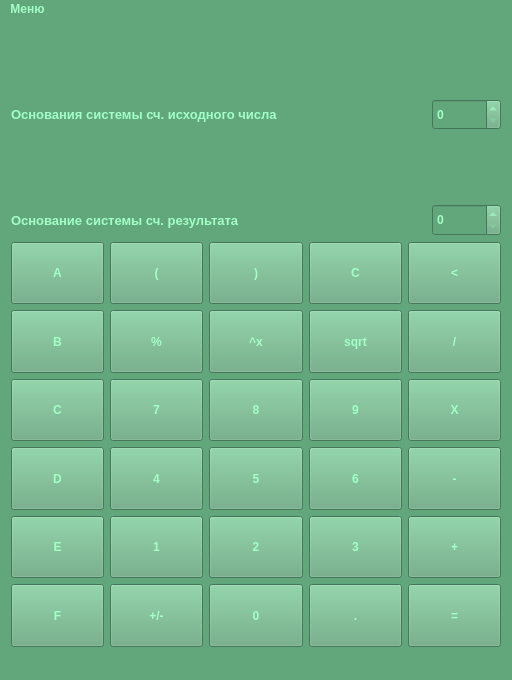
<?xml version="1.0" encoding="UTF-8"?>
<ui version="4.0">
 <class>MainWindow</class>
 <widget class="QMainWindow" name="MainWindow">
  <property name="geometry">
   <rect>
    <x>0</x>
    <y>0</y>
    <width>512</width>
    <height>680</height>
   </rect>
  </property>
  <property name="sizePolicy">
   <sizepolicy hsizetype="Fixed" vsizetype="Fixed">
    <horstretch>0</horstretch>
    <verstretch>0</verstretch>
   </sizepolicy>
  </property>
  <property name="minimumSize">
   <size>
    <width>512</width>
    <height>680</height>
   </size>
  </property>
  <property name="maximumSize">
   <size>
    <width>512</width>
    <height>680</height>
   </size>
  </property>
  <property name="windowTitle">
   <string>MainWindow</string>
  </property>
  <property name="styleSheet">
   <string notr="true">background-color: rgb(98, 167, 124);
color: rgb(162, 255, 198);
font-size: 14 px;
font-weight: 600;</string>
  </property>
  <widget class="QWidget" name="centralWidget">
   <layout class="QVBoxLayout" name="verticalLayout" stretch="2,1,2,1,2,2,2,2,2,2">
    <item>
     <widget class="QLineEdit" name="le_input">
      <property name="sizePolicy">
       <sizepolicy hsizetype="Expanding" vsizetype="Minimum">
        <horstretch>0</horstretch>
        <verstretch>0</verstretch>
       </sizepolicy>
      </property>
      <property name="styleSheet">
       <string notr="true">font-size: 24px;
background-color: rgb(98, 167, 124);</string>
      </property>
      <property name="text">
       <string/>
      </property>
      <property name="frame">
       <bool>false</bool>
      </property>
      <property name="alignment">
       <set>Qt::AlignRight|Qt::AlignTrailing|Qt::AlignVCenter</set>
      </property>
      <property name="readOnly">
       <bool>true</bool>
      </property>
     </widget>
    </item>
    <item>
     <layout class="QHBoxLayout" name="horizontalLayout_7" stretch="6,1">
      <item>
       <widget class="QLabel" name="label">
        <property name="styleSheet">
         <string notr="true">font-size: 13px;</string>
        </property>
        <property name="text">
         <string>Основания системы сч. исходного числа</string>
        </property>
       </widget>
      </item>
      <item>
       <widget class="QSpinBox" name="sb_in">
        <property name="sizePolicy">
         <sizepolicy hsizetype="Minimum" vsizetype="Minimum">
          <horstretch>0</horstretch>
          <verstretch>0</verstretch>
         </sizepolicy>
        </property>
       </widget>
      </item>
     </layout>
    </item>
    <item>
     <widget class="QLineEdit" name="le_output">
      <property name="sizePolicy">
       <sizepolicy hsizetype="Expanding" vsizetype="Minimum">
        <horstretch>0</horstretch>
        <verstretch>0</verstretch>
       </sizepolicy>
      </property>
      <property name="styleSheet">
       <string notr="true">font-size: 24px;
background-color: rgb(98, 167, 124);</string>
      </property>
      <property name="frame">
       <bool>false</bool>
      </property>
      <property name="alignment">
       <set>Qt::AlignRight|Qt::AlignTrailing|Qt::AlignVCenter</set>
      </property>
      <property name="readOnly">
       <bool>true</bool>
      </property>
     </widget>
    </item>
    <item>
     <layout class="QHBoxLayout" name="horizontalLayout_8" stretch="6,1">
      <item>
       <widget class="QLabel" name="label_2">
        <property name="styleSheet">
         <string notr="true">font-size: 13px;</string>
        </property>
        <property name="text">
         <string>Основание системы сч. результата</string>
        </property>
       </widget>
      </item>
      <item>
       <widget class="QSpinBox" name="sb_out">
        <property name="sizePolicy">
         <sizepolicy hsizetype="Minimum" vsizetype="Minimum">
          <horstretch>0</horstretch>
          <verstretch>0</verstretch>
         </sizepolicy>
        </property>
       </widget>
      </item>
     </layout>
    </item>
    <item>
     <layout class="QHBoxLayout" name="horizontalLayout_6" stretch="1,1,1,1,1">
      <item>
       <widget class="QPushButton" name="btn_a">
        <property name="sizePolicy">
         <sizepolicy hsizetype="Minimum" vsizetype="Minimum">
          <horstretch>0</horstretch>
          <verstretch>0</verstretch>
         </sizepolicy>
        </property>
        <property name="styleSheet">
         <string notr="true"/>
        </property>
        <property name="text">
         <string>A</string>
        </property>
       </widget>
      </item>
      <item>
       <widget class="QPushButton" name="btn_brackets_1">
        <property name="enabled">
         <bool>true</bool>
        </property>
        <property name="sizePolicy">
         <sizepolicy hsizetype="Minimum" vsizetype="Minimum">
          <horstretch>0</horstretch>
          <verstretch>0</verstretch>
         </sizepolicy>
        </property>
        <property name="styleSheet">
         <string notr="true">background-color: rgb(98, 167, 124);</string>
        </property>
        <property name="text">
         <string>(</string>
        </property>
       </widget>
      </item>
      <item>
       <widget class="QPushButton" name="btn_brackets_2">
        <property name="enabled">
         <bool>true</bool>
        </property>
        <property name="sizePolicy">
         <sizepolicy hsizetype="Minimum" vsizetype="Minimum">
          <horstretch>0</horstretch>
          <verstretch>0</verstretch>
         </sizepolicy>
        </property>
        <property name="styleSheet">
         <string notr="true">background-color: rgb(98, 167, 124);</string>
        </property>
        <property name="text">
         <string>)</string>
        </property>
       </widget>
      </item>
      <item>
       <widget class="QPushButton" name="btn_clear">
        <property name="sizePolicy">
         <sizepolicy hsizetype="Minimum" vsizetype="Minimum">
          <horstretch>0</horstretch>
          <verstretch>0</verstretch>
         </sizepolicy>
        </property>
        <property name="text">
         <string>C</string>
        </property>
       </widget>
      </item>
      <item>
       <widget class="QPushButton" name="btn_delete">
        <property name="sizePolicy">
         <sizepolicy hsizetype="Minimum" vsizetype="Minimum">
          <horstretch>0</horstretch>
          <verstretch>0</verstretch>
         </sizepolicy>
        </property>
        <property name="text">
         <string>&lt;</string>
        </property>
       </widget>
      </item>
     </layout>
    </item>
    <item>
     <layout class="QHBoxLayout" name="horizontalLayout_3" stretch="1,1,1,1,1">
      <item>
       <widget class="QPushButton" name="btn_b">
        <property name="sizePolicy">
         <sizepolicy hsizetype="Minimum" vsizetype="Minimum">
          <horstretch>0</horstretch>
          <verstretch>0</verstretch>
         </sizepolicy>
        </property>
        <property name="styleSheet">
         <string notr="true"/>
        </property>
        <property name="text">
         <string>B</string>
        </property>
       </widget>
      </item>
      <item>
       <widget class="QPushButton" name="btn_percent">
        <property name="sizePolicy">
         <sizepolicy hsizetype="Minimum" vsizetype="Minimum">
          <horstretch>0</horstretch>
          <verstretch>0</verstretch>
         </sizepolicy>
        </property>
        <property name="styleSheet">
         <string notr="true"/>
        </property>
        <property name="text">
         <string>%</string>
        </property>
       </widget>
      </item>
      <item>
       <widget class="QPushButton" name="btn_pow">
        <property name="sizePolicy">
         <sizepolicy hsizetype="Minimum" vsizetype="Minimum">
          <horstretch>0</horstretch>
          <verstretch>0</verstretch>
         </sizepolicy>
        </property>
        <property name="text">
         <string>^x</string>
        </property>
       </widget>
      </item>
      <item>
       <widget class="QPushButton" name="btn_sqrt">
        <property name="sizePolicy">
         <sizepolicy hsizetype="Minimum" vsizetype="Minimum">
          <horstretch>0</horstretch>
          <verstretch>0</verstretch>
         </sizepolicy>
        </property>
        <property name="text">
         <string>sqrt</string>
        </property>
       </widget>
      </item>
      <item>
       <widget class="QPushButton" name="btn_divide">
        <property name="sizePolicy">
         <sizepolicy hsizetype="Minimum" vsizetype="Minimum">
          <horstretch>0</horstretch>
          <verstretch>0</verstretch>
         </sizepolicy>
        </property>
        <property name="text">
         <string>/</string>
        </property>
       </widget>
      </item>
     </layout>
    </item>
    <item>
     <layout class="QHBoxLayout" name="horizontalLayout_5" stretch="1,1,1,1,1">
      <item>
       <widget class="QPushButton" name="btn_c">
        <property name="sizePolicy">
         <sizepolicy hsizetype="Minimum" vsizetype="Minimum">
          <horstretch>0</horstretch>
          <verstretch>0</verstretch>
         </sizepolicy>
        </property>
        <property name="styleSheet">
         <string notr="true"/>
        </property>
        <property name="text">
         <string>C</string>
        </property>
       </widget>
      </item>
      <item>
       <widget class="QPushButton" name="btn_7">
        <property name="sizePolicy">
         <sizepolicy hsizetype="Minimum" vsizetype="Minimum">
          <horstretch>0</horstretch>
          <verstretch>0</verstretch>
         </sizepolicy>
        </property>
        <property name="styleSheet">
         <string notr="true"/>
        </property>
        <property name="text">
         <string>7</string>
        </property>
       </widget>
      </item>
      <item>
       <widget class="QPushButton" name="btn_8">
        <property name="sizePolicy">
         <sizepolicy hsizetype="Minimum" vsizetype="Minimum">
          <horstretch>0</horstretch>
          <verstretch>0</verstretch>
         </sizepolicy>
        </property>
        <property name="text">
         <string>8</string>
        </property>
       </widget>
      </item>
      <item>
       <widget class="QPushButton" name="btn_9">
        <property name="sizePolicy">
         <sizepolicy hsizetype="Minimum" vsizetype="Minimum">
          <horstretch>0</horstretch>
          <verstretch>0</verstretch>
         </sizepolicy>
        </property>
        <property name="text">
         <string>9</string>
        </property>
       </widget>
      </item>
      <item>
       <widget class="QPushButton" name="btn_multiple">
        <property name="sizePolicy">
         <sizepolicy hsizetype="Minimum" vsizetype="Minimum">
          <horstretch>0</horstretch>
          <verstretch>0</verstretch>
         </sizepolicy>
        </property>
        <property name="text">
         <string>X</string>
        </property>
       </widget>
      </item>
     </layout>
    </item>
    <item>
     <layout class="QHBoxLayout" name="horizontalLayout_4" stretch="1,1,1,1,1">
      <item>
       <widget class="QPushButton" name="btn_d">
        <property name="sizePolicy">
         <sizepolicy hsizetype="Minimum" vsizetype="Minimum">
          <horstretch>0</horstretch>
          <verstretch>0</verstretch>
         </sizepolicy>
        </property>
        <property name="styleSheet">
         <string notr="true"/>
        </property>
        <property name="text">
         <string>D</string>
        </property>
       </widget>
      </item>
      <item>
       <widget class="QPushButton" name="btn_4">
        <property name="sizePolicy">
         <sizepolicy hsizetype="Minimum" vsizetype="Minimum">
          <horstretch>0</horstretch>
          <verstretch>0</verstretch>
         </sizepolicy>
        </property>
        <property name="styleSheet">
         <string notr="true"/>
        </property>
        <property name="text">
         <string>4</string>
        </property>
       </widget>
      </item>
      <item>
       <widget class="QPushButton" name="btn_5">
        <property name="sizePolicy">
         <sizepolicy hsizetype="Minimum" vsizetype="Minimum">
          <horstretch>0</horstretch>
          <verstretch>0</verstretch>
         </sizepolicy>
        </property>
        <property name="text">
         <string>5</string>
        </property>
       </widget>
      </item>
      <item>
       <widget class="QPushButton" name="btn_6">
        <property name="sizePolicy">
         <sizepolicy hsizetype="Minimum" vsizetype="Minimum">
          <horstretch>0</horstretch>
          <verstretch>0</verstretch>
         </sizepolicy>
        </property>
        <property name="text">
         <string>6</string>
        </property>
       </widget>
      </item>
      <item>
       <widget class="QPushButton" name="btn_minus">
        <property name="sizePolicy">
         <sizepolicy hsizetype="Minimum" vsizetype="Minimum">
          <horstretch>0</horstretch>
          <verstretch>0</verstretch>
         </sizepolicy>
        </property>
        <property name="text">
         <string>-</string>
        </property>
       </widget>
      </item>
     </layout>
    </item>
    <item>
     <layout class="QHBoxLayout" name="horizontalLayout" stretch="1,1,1,1,1">
      <item>
       <widget class="QPushButton" name="btn_e">
        <property name="sizePolicy">
         <sizepolicy hsizetype="Minimum" vsizetype="Minimum">
          <horstretch>0</horstretch>
          <verstretch>0</verstretch>
         </sizepolicy>
        </property>
        <property name="styleSheet">
         <string notr="true"/>
        </property>
        <property name="text">
         <string>E</string>
        </property>
       </widget>
      </item>
      <item>
       <widget class="QPushButton" name="btn_1">
        <property name="sizePolicy">
         <sizepolicy hsizetype="Minimum" vsizetype="Minimum">
          <horstretch>0</horstretch>
          <verstretch>0</verstretch>
         </sizepolicy>
        </property>
        <property name="styleSheet">
         <string notr="true"/>
        </property>
        <property name="text">
         <string>1</string>
        </property>
       </widget>
      </item>
      <item>
       <widget class="QPushButton" name="btn_2">
        <property name="sizePolicy">
         <sizepolicy hsizetype="Minimum" vsizetype="Minimum">
          <horstretch>0</horstretch>
          <verstretch>0</verstretch>
         </sizepolicy>
        </property>
        <property name="text">
         <string>2</string>
        </property>
       </widget>
      </item>
      <item>
       <widget class="QPushButton" name="btn_3">
        <property name="sizePolicy">
         <sizepolicy hsizetype="Minimum" vsizetype="Minimum">
          <horstretch>0</horstretch>
          <verstretch>0</verstretch>
         </sizepolicy>
        </property>
        <property name="text">
         <string>3</string>
        </property>
       </widget>
      </item>
      <item>
       <widget class="QPushButton" name="btn_plus">
        <property name="sizePolicy">
         <sizepolicy hsizetype="Minimum" vsizetype="Minimum">
          <horstretch>0</horstretch>
          <verstretch>0</verstretch>
         </sizepolicy>
        </property>
        <property name="text">
         <string>+</string>
        </property>
       </widget>
      </item>
     </layout>
    </item>
    <item>
     <layout class="QHBoxLayout" name="horizontalLayout_2" stretch="1,1,1,1,1">
      <item>
       <widget class="QPushButton" name="btn_f">
        <property name="sizePolicy">
         <sizepolicy hsizetype="Minimum" vsizetype="Minimum">
          <horstretch>0</horstretch>
          <verstretch>0</verstretch>
         </sizepolicy>
        </property>
        <property name="styleSheet">
         <string notr="true"/>
        </property>
        <property name="text">
         <string>F</string>
        </property>
       </widget>
      </item>
      <item>
       <widget class="QPushButton" name="btn_reverse">
        <property name="sizePolicy">
         <sizepolicy hsizetype="Minimum" vsizetype="Minimum">
          <horstretch>0</horstretch>
          <verstretch>0</verstretch>
         </sizepolicy>
        </property>
        <property name="styleSheet">
         <string notr="true"/>
        </property>
        <property name="text">
         <string>+/-</string>
        </property>
       </widget>
      </item>
      <item>
       <widget class="QPushButton" name="btn_0">
        <property name="sizePolicy">
         <sizepolicy hsizetype="Minimum" vsizetype="Minimum">
          <horstretch>0</horstretch>
          <verstretch>0</verstretch>
         </sizepolicy>
        </property>
        <property name="text">
         <string>0</string>
        </property>
       </widget>
      </item>
      <item>
       <widget class="QPushButton" name="btn_point">
        <property name="sizePolicy">
         <sizepolicy hsizetype="Minimum" vsizetype="Minimum">
          <horstretch>0</horstretch>
          <verstretch>0</verstretch>
         </sizepolicy>
        </property>
        <property name="text">
         <string>.</string>
        </property>
       </widget>
      </item>
      <item>
       <widget class="QPushButton" name="btn_execute">
        <property name="sizePolicy">
         <sizepolicy hsizetype="Minimum" vsizetype="Minimum">
          <horstretch>0</horstretch>
          <verstretch>0</verstretch>
         </sizepolicy>
        </property>
        <property name="text">
         <string>=</string>
        </property>
       </widget>
      </item>
     </layout>
    </item>
   </layout>
  </widget>
  <widget class="QMenuBar" name="menuBar">
   <property name="geometry">
    <rect>
     <x>0</x>
     <y>0</y>
     <width>512</width>
     <height>25</height>
    </rect>
   </property>
   <widget class="QMenu" name="menu">
    <property name="title">
     <string>Меню</string>
    </property>
    <addaction name="action_story"/>
    <addaction name="action_info"/>
    <addaction name="action_close"/>
    <addaction name="action_log"/>
   </widget>
   <addaction name="menu"/>
  </widget>
  <widget class="QStatusBar" name="statusBar"/>
  <action name="action_story">
   <property name="text">
    <string>История</string>
   </property>
  </action>
  <action name="action_info">
   <property name="text">
    <string>Справка</string>
   </property>
  </action>
  <action name="action_close">
   <property name="text">
    <string>Выход</string>
   </property>
  </action>
  <action name="action_log">
   <property name="text">
    <string>лог</string>
   </property>
  </action>
 </widget>
 <layoutdefault spacing="6" margin="11"/>
 <resources/>
 <connections/>
</ui>
